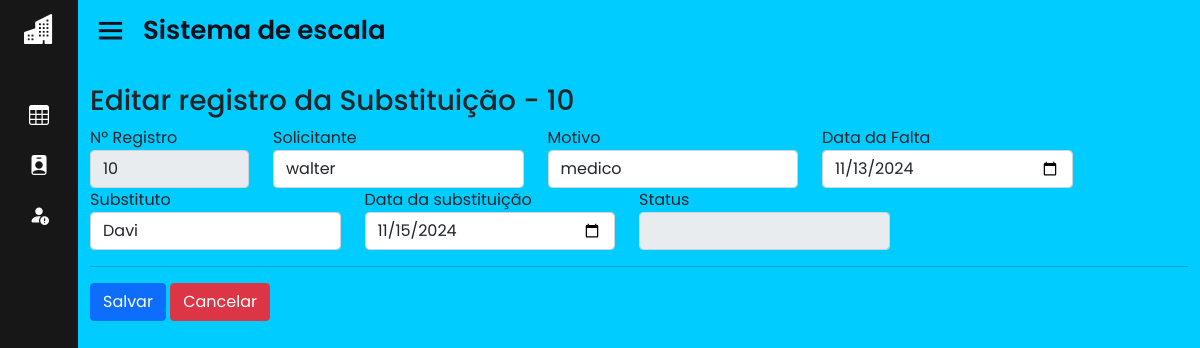
/home.php?page=fedita_sub&id=10 (signed in), run on an earlier commit of the app's database.
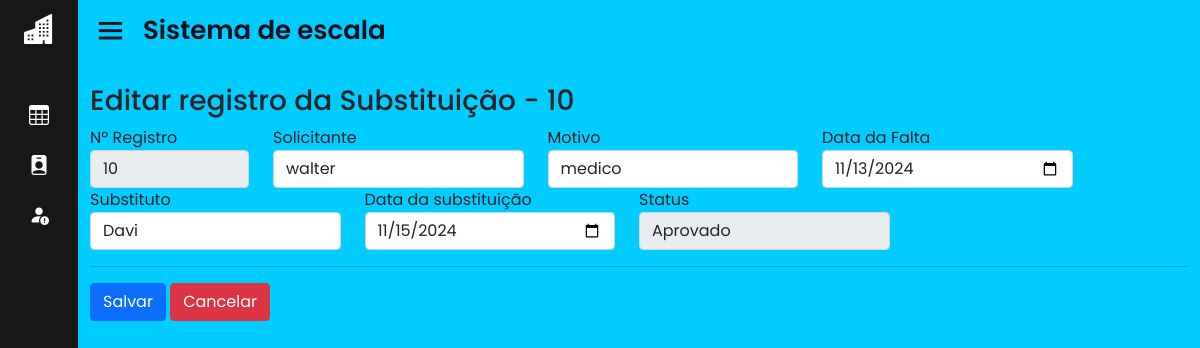
And on a later commit of the database.
### tables this page shows
CREATE TABLE IF NOT EXISTS `substituicao` (
  `id` int(11) NOT NULL AUTO_INCREMENT,
  `solicitante` varchar(50) NOT NULL DEFAULT '',
  `motivo` varchar(50) NOT NULL,
  `data_solic` date NOT NULL,
  `substituto` varchar(50) NOT NULL DEFAULT '',
  `data_subs` date DEFAULT NULL,
  `ativo_sub` enum('Em analise','Aprovado','Reprovado') NOT NULL,
  `data_aprovacao` datetime DEFAULT NULL,
  `id_esc` int(11) DEFAULT NULL,
  PRIMARY KEY (`id`),
  KEY `id_esc` (`id_esc`),
  CONSTRAINT `substituicao_ibfk_3` FOREIGN KEY (`id_esc`) REFERENCES `escala` (`id_esc`) ON DELETE CASCADE ON UPDATE CASCADE
);

### sis/substituicao/fedita_sub.php (the view)
<?php
    $id = (int) $_GET['id'];
    $sql = mysqli_query($con, "SELECT * FROM substituicao WHERE id = '".$id."';");
    $row = mysqli_fetch_array($sql);
?>
<div id="main" class="container-fluid">
    <br><h3 class="page-header">Editar registro da Substituição - <?php echo $id;?></h3>
    <form action="?page=atualiza_sub&id=<?php echo $row['id']; ?>" method="post">
        <div class="row">
            <div class="form-group col-md-2">
                <label for="id">Nº Registro</label>
                <input type="text" class="form-control" name="id" value="<?php echo $row["id"]; ?>" readonly>
            </div>
            <div class="form-group col-md-3">
                <label for="solicitante">Solicitante</label>
                <input type="text" class="form-control" name="solicitante" value="<?php echo $row["solicitante"]; ?>">
            </div>
            <div class="form-group col-md-3">
                <label for="motivo">Motivo</label>
                <input type="text" class="form-control" name="motivo" value="<?php echo $row["motivo"]; ?>">
            </div>
            <div class="form-group col-md-3">
                <label for="data_solic">Data da Falta</label>
                <input type="date" class="form-control" name="data_solic" value="<?php echo date('Y-m-d', strtotime($row["data_solic"])); ?>" >
            </div>
            <div class="form-group col-md-3">
                <label for="substituto">Substituto</label>
                <input type="text" class="form-control" name="substituto" value="<?php echo $row["substituto"]; ?>">
            </div>
            <div class="form-group col-md-3">
                <label for="data_subs">Data da substituição</label>
                <input type="date" class="form-control" name="data_subs" value="<?php echo date('Y-m-d', strtotime($row["data_subs"])); ?>" >
            </div>
            <div class="form-group col-md-3">
                <label for="ativo_sub">Status</label>
                <input type="text" class="form-control" readonly name="ativo_sub" value="<?php echo $row["ativo_sub"]; ?>">
            </div>
        </div>
        <hr/>
        <div id="actions" class="row">
            <div class="col-md-12">
                <button type="submit" class="btn btn-primary">Salvar</button>
                <a href="?page=lista_sub" class="btn btn-danger">Cancelar</a>
            </div>
        </div>
    </form>
</div>

What changed in the data, as far as the page shows it:
changed substituicao "walter": ativo_sub (not shown) → "Aprovado"
